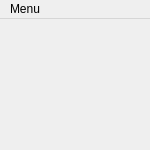
<?xml version="1.0" encoding="UTF-8"?>
<ui version="4.0">
 <class>TFPalette</class>
 <widget class="QMainWindow" name="TFPalette">
  <property name="geometry">
   <rect>
    <x>0</x>
    <y>0</y>
    <width>150</width>
    <height>150</height>
   </rect>
  </property>
  <property name="minimumSize">
   <size>
    <width>150</width>
    <height>150</height>
   </size>
  </property>
  <property name="windowTitle">
   <string>Transfer Function Palette</string>
  </property>
  <widget class="QWidget" name="paletteArea">
   <widget class="QWidget" name="layoutWidget" native="true">
    <property name="geometry">
     <rect>
      <x>0</x>
      <y>0</y>
      <width>150</width>
      <height>380</height>
     </rect>
    </property>
    <layout class="QVBoxLayout" name="paletteLayout">
     <property name="margin">
      <number>5</number>
     </property>
    </layout>
   </widget>
  </widget>
  <widget class="QMenuBar" name="menubar">
   <property name="geometry">
    <rect>
     <x>0</x>
     <y>0</y>
     <width>150</width>
     <height>21</height>
    </rect>
   </property>
   <widget class="QMenu" name="paletteMenu">
    <property name="title">
     <string>Menu</string>
    </property>
    <widget class="QMenu" name="menuNew">
     <property name="title">
      <string>New</string>
     </property>
    </widget>
    <addaction name="menuNew"/>
    <addaction name="actionLoad"/>
   </widget>
   <addaction name="paletteMenu"/>
  </widget>
  <action name="actionLoad">
   <property name="text">
    <string>Load</string>
   </property>
   <property name="shortcut">
    <string>Ctrl+L</string>
   </property>
  </action>
  <action name="actionA">
   <property name="text">
    <string>a</string>
   </property>
  </action>
 </widget>
 <resources/>
 <connections/>
</ui>
